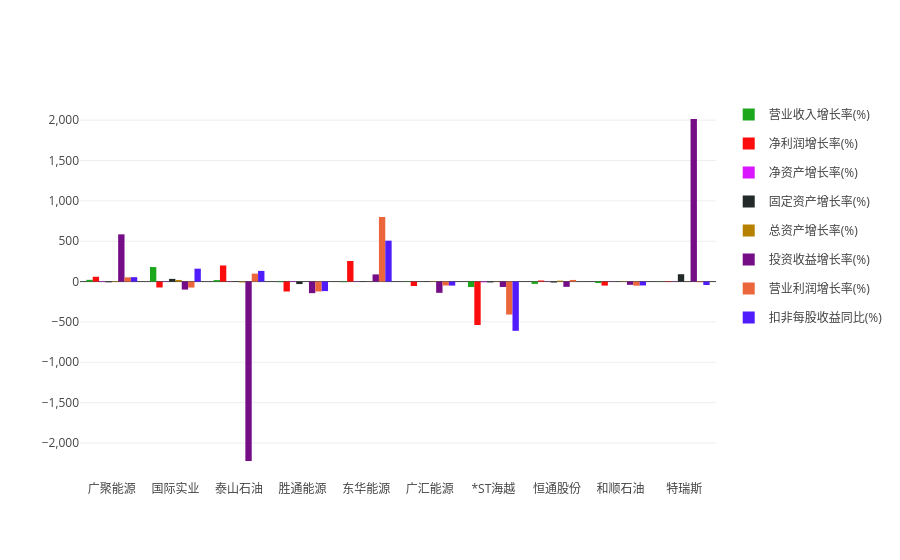

Here is the notebook cell this chart was saved with:
### Code cell
import plotly.graph_objects as go

fig = go.Figure()
# fig.add_trace(go.Bar(
#     name='行业均值', 
#     x=list(data['cnName']), 
#     # y=list(ta.loc[i])[2:]+abs(tamin)+8,
#     y=list(data['mean']),
#     # visible='legendonly', 
#     marker=dict(color='rgb(0,152,255)')
# ))
# fig.add_trace(go.Bar(
#     name=StockName, 
#     x=list(data['cnName']), 
#     # y=list(ta.loc[i])[2:]+abs(tamin)+8,
#     y=list(data['vol']),
#     # visible='legendonly', 
#     marker=dict(color='rgb(251,106,78)')
# ))

i =2 
while i<len(ta):
    fig.add_trace(go.Bar(
        name=list(Tta.loc[i])[0], 
        x=list(Tta.loc[1])[1:], 
        # y=list(ta.loc[i])[2:]+abs(tamin)+8,
        y=list(Tta.loc[i])[1:],
        legendgroup="group"+str(i),
        # visible='legendonly', 
        marker=dict(color=colors[i])
    ))
    
    fig.add_trace(go.Scatter(
        legendgroup="group"+str(i),
        mode='lines',
        showlegend=False,
        visible='legendonly',
        marker_color='red',
        x=[list(Tta.loc[1])[1],list(Tta.loc[1])[-1]],
        y=[list(data.loc[i-2])[12],list(data.loc[i-2])[12]]
    ))

    i = i+1 
# i =0 
# while i<len(ta):
#     fig.add_trace(go.Bar(
#         name=list(ta.loc[i])[1], 
#         x=list(ta.columns)[2:], 
#         # y=list(ta.loc[i])[2:]+abs(tamin)+8,
#         y=list(ta.loc[i])[2:],
#         visible='legendonly', 
#         marker=dict(color=colors[i])
#     ))
#     i = i+1 
# fig.add_trace(go.Bar(name=list(ta.loc[1])[1], x=list(ta.columns)[2:], y=list(ta.loc[1])[2:],visible='legendonly', marker=dict(color=colors[1])))
# fig.add_trace(go.Bar(name=list(ta.loc[2])[1], x=list(ta.columns)[2:], y=list(ta.loc[2])[2:], marker=dict(color=colors[2])))
# # fig.add_trace(go.Bar(name="second", x=["a", "b"], y=[2,1]))
# # fig.add_trace(go.Bar(name="third", x=["a", "b"], y=[1,2]))
# # fig.add_trace(go.Bar(name="fourth", x=["a", "b"], y=[2,1]))
# fig.update_layout(barmode='overlay')
# fig.update_yaxes(type='log')
# fig.update_yaxes(rangemode="normal")
# fig.update_xaxes(zeroline=True, zerolinewidth=2, zerolinecolor='LightPink')
fig.update_layout(yaxis_tickformat=',d',legend_itemclick='toggleothers',)
fig.show()

### Figure 1 — Plotly figure (JSON) as saved in the notebook; plotly's stock layout.template omitted (floating-point values rounded to 4 significant figures)
{"data": [{"legendgroup": "group2", "marker": {"color": "#1CA71C"}, "name": "营业收入增长率(%)", "type": "bar", "x": ["广聚能源", "国际实业", "泰山石油", "胜通能源", "东华能源", "广汇能源", "*ST海越", "恒通股份", "和顺石油", "特瑞斯"], "y": [21.55, 180.1, 18.61, -6.85, -7.11, 3.48, -67.7, -28.72, -18.04, 2.01]}, {"legendgroup": "group2", "marker": {"color": "red"}, "mode": "lines", "showlegend": false, "type": "scatter", "visible": "legendonly", "x": ["广聚能源", "特瑞斯"], "y": [9.738, 9.738]}, {"legendgroup": "group3", "marker": {"color": "#FB0D0D"}, "name": "净利润增长率(%)", "type": "bar", "x": ["广聚能源", "国际实业", "泰山石油", "胜通能源", "东华能源", "广汇能源", "*ST海越", "恒通股份", "和顺石油", "特瑞斯"], "y": [59.87, -72.87, 199.7, -123.0, 255.2, -54.37, -538.0, 13.35, -49.66, -5.69]}, {"legendgroup": "group3", "marker": {"color": "red"}, "mode": "lines", "showlegend": false, "type": "scatter", "visible": "legendonly", "x": ["广聚能源", "特瑞斯"], "y": [-31.54, -31.54]}, {"legendgroup": "group4", "marker": {"color": "#DA16FF"}, "name": "净资产增长率(%)", "type": "bar", "x": ["广聚能源", "国际实业", "泰山石油", "胜通能源", "东华能源", "广汇能源", "*ST海越", "恒通股份", "和顺石油", "特瑞斯"], "y": [5.215, -3.386, 2.717, -5.13, 3.06, 0.341, -7.915, 2.527, -2.117, 3.011]}, {"legendgroup": "group4", "marker": {"color": "red"}, "mode": "lines", "showlegend": false, "type": "scatter", "visible": "legendonly", "x": ["广聚能源", "特瑞斯"], "y": [-0.1677, -0.1677]}, {"legendgroup": "group5", "marker": {"color": "#222A2A"}, "name": "固定资产增长率(%)", "type": "bar", "x": ["广聚能源", "国际实业", "泰山石油", "胜通能源", "东华能源", "广汇能源", "*ST海越", "恒通股份", "和顺石油", "特瑞斯"], "y": [-8.544, 33.62, 3.75, -30.43, 3.748, -3.157, -10.02, -11.24, -0.471, 91.51]}, {"legendgroup": "group5", "marker": {"color": "red"}, "mode": "lines", "showlegend": false, "type": "scatter", "visible": "legendonly", "x": ["广聚能源", "特瑞斯"], "y": [6.877, 6.877]}, {"legendgroup": "group6", "marker": {"color": "#B68100"}, "name": "总资产增长率(%)", "type": "bar", "x": ["广聚能源", "国际实业", "泰山石油", "胜通能源", "东华能源", "广汇能源", "*ST海越", "恒通股份", "和顺石油", "特瑞斯"], "y": [6.306, 20.22, -9.796, 0.281, 1.545, -4.912, -2.489, 11.37, -4.564, -1.227]}, {"legendgroup": "group6", "marker": {"color": "red"}, "mode": "lines", "showlegend": false, "type": "scatter", "visible": "legendonly", "x": ["广聚能源", "特瑞斯"], "y": [1.673, 1.673]}, {"legendgroup": "group7", "marker": {"color": "#750D86"}, "name": "投资收益增长率(%)", "type": "bar", "x": ["广聚能源", "国际实业", "泰山石油", "胜通能源", "东华能源", "广汇能源", "*ST海越", "恒通股份", "和顺石油", "特瑞斯"], "y": [585.3, -98.92, -2223.0, -143.6, 88.82, -139.3, -66.43, -65.03, -40.01, 2015.0]}, {"legendgroup": "group7", "marker": {"color": "red"}, "mode": "lines", "showlegend": false, "type": "scatter", "visible": "legendonly", "x": ["广聚能源", "特瑞斯"], "y": [-8.752, -8.752]}, {"legendgroup": "group8", "marker": {"color": "#EB663B"}, "name": "营业利润增长率(%)", "type": "bar", "x": ["广聚能源", "国际实业", "泰山石油", "胜通能源", "东华能源", "广汇能源", "*ST海越", "恒通股份", "和顺石油", "特瑞斯"], "y": [52.92, -73.79, 98.42, -122.4, 800.2, -48.33, -408.3, 20.47, -50.84, -6.92]}, {"legendgroup": "group8", "marker": {"color": "red"}, "mode": "lines", "showlegend": false, "type": "scatter", "visible": "legendonly", "x": ["广聚能源", "特瑞斯"], "y": [26.15, 26.15]}, {"legendgroup": "group9", "marker": {"color": "#511CFB"}, "name": "扣非每股收益同比(%)", "type": "bar", "x": ["广聚能源", "国际实业", "泰山石油", "胜通能源", "东华能源", "广汇能源", "*ST海越", "恒通股份", "和顺石油", "特瑞斯"], "y": [54.65, 160.0, 132.6, -117.9, 507.1, -49.49, -610, 0, -48, -42.47]}, {"legendgroup": "group9", "marker": {"color": "red"}, "mode": "lines", "showlegend": false, "type": "scatter", "visible": "legendonly", "x": ["广聚能源", "特瑞斯"], "y": [-1.352, -1.352]}], "layout": {"legend": {"itemclick": "toggleothers"}, "yaxis": {"tickformat": ",d"}}}
